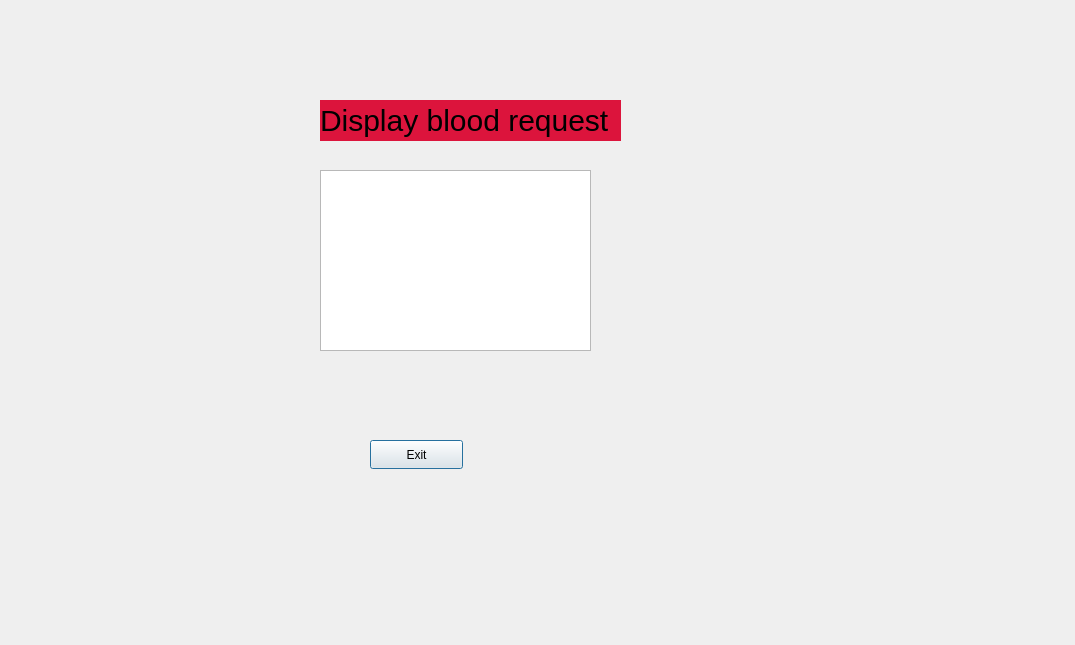
<?xml version="1.0" encoding="UTF-8"?>
<ui version="4.0">
 <class>statusTextEdit_2</class>
 <widget class="QDialog" name="statusTextEdit_2">
  <property name="geometry">
   <rect>
    <x>0</x>
    <y>0</y>
    <width>1075</width>
    <height>645</height>
   </rect>
  </property>
  <property name="windowTitle">
   <string>Dialog</string>
  </property>
  <property name="styleSheet">
   <string notr="true">QLabel{
font-size:30px;
background: crimson;
color: black;
}</string>
  </property>
  <widget class="QLabel" name="label">
   <property name="geometry">
    <rect>
     <x>320</x>
     <y>100</y>
     <width>301</width>
     <height>41</height>
    </rect>
   </property>
   <property name="text">
    <string>Display blood request</string>
   </property>
  </widget>
  <widget class="QPushButton" name="pushButton">
   <property name="geometry">
    <rect>
     <x>370</x>
     <y>440</y>
     <width>93</width>
     <height>29</height>
    </rect>
   </property>
   <property name="text">
    <string>Exit</string>
   </property>
  </widget>
  <widget class="QTextEdit" name="textEdit">
   <property name="geometry">
    <rect>
     <x>320</x>
     <y>170</y>
     <width>271</width>
     <height>181</height>
    </rect>
   </property>
  </widget>
 </widget>
 <resources/>
 <connections/>
</ui>
